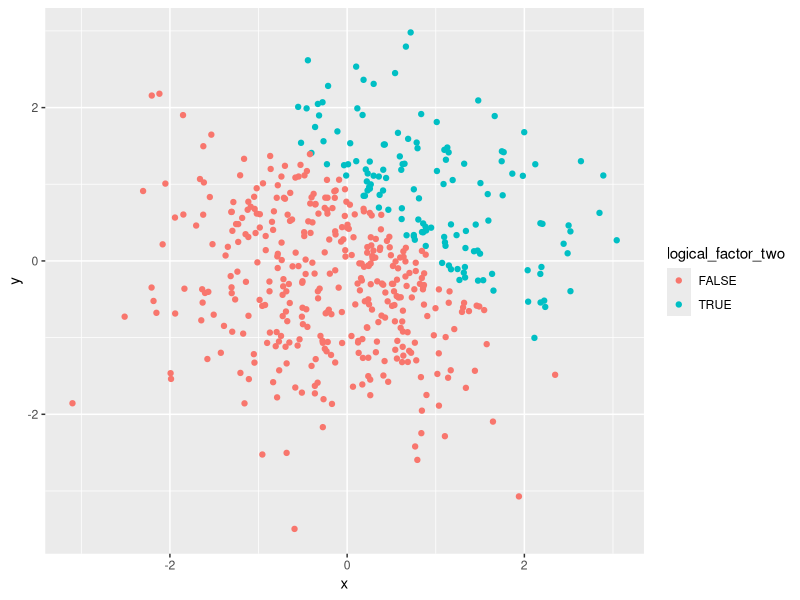
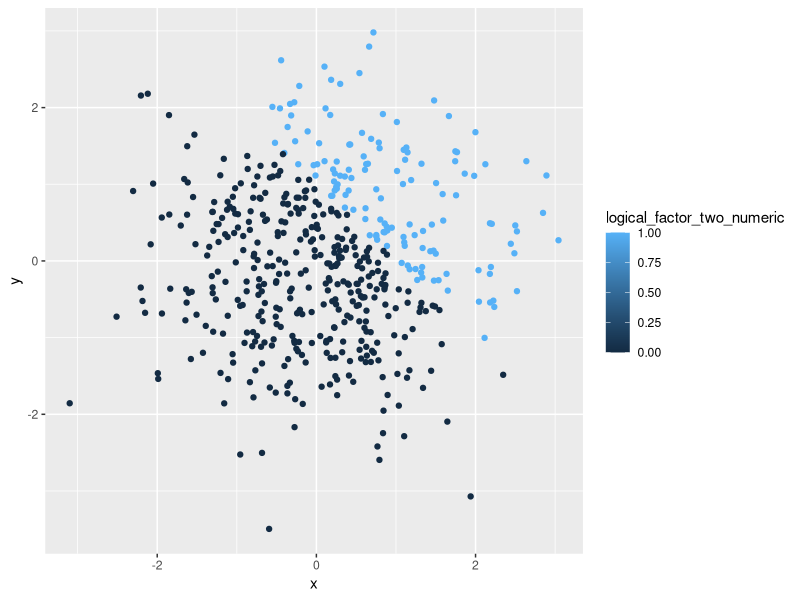
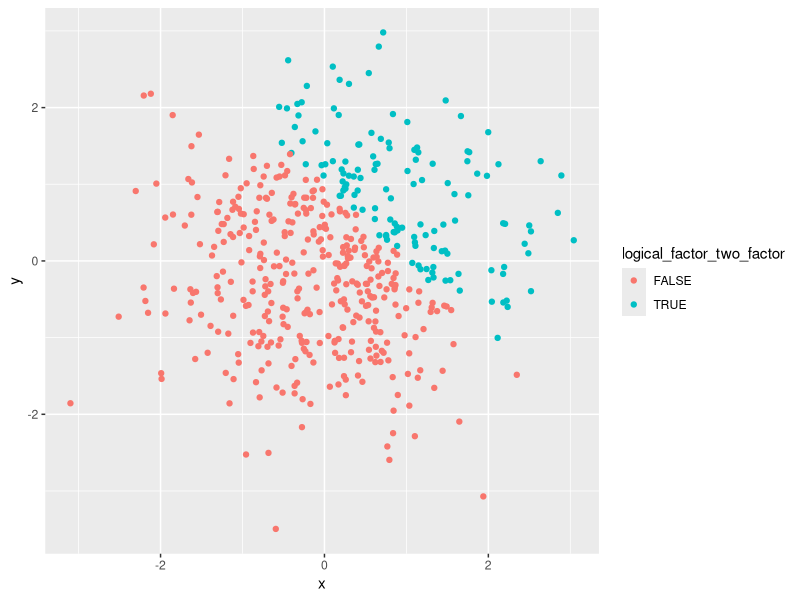
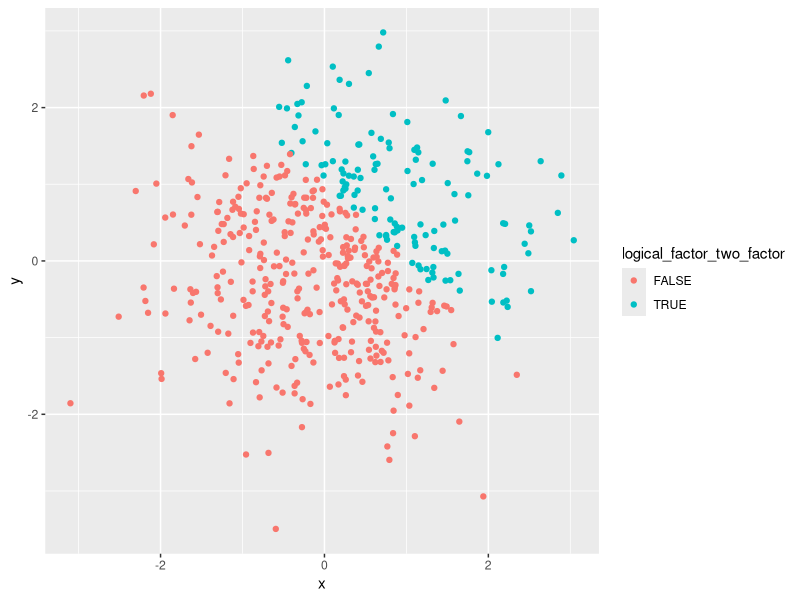

The R source for these figures, in order:
## ---- chunk 1
## load the tidyverse package
library(tidyverse)

## create data frame
df_one = tibble(
  ramdom_sample = rnorm(8),
  logical_vector = ramdom_sample > 0,
  character_vector = c(
  "CORONARY ARTERY DISEASE (CAD)",
  "STROKE",
  "LOWER RESPIRATORY INFECTIONS (LRI)",
  "CHRONIC OBSTRUCTIVE PULMONARY DISEASE (COPD)",
  "DIARRHEAL DISEASES",
  "HIV/AIDS",
  "RESPIRATORY CANCERS",
  "TUBERCULOSIS"
  ),
  factor_vector = factor(c(
  "severe",
  "moderate",
  "mild",
  "mild",
  "severe",
  "moderate",
  "moderate",
  "moderate"
  ))
)

## take the mean of each variable in the dataframe
ramdom_sample_mean = mean(pull(df_one, ramdom_sample))
logical_vector_mean = mean(pull(df_one, logical_vector))
character_vector_mean = mean(pull(df_one, character_vector))
factor_vector_mean = mean(pull(df_one, factor_vector))
## ---- chunk 2
## convert the logical vector to numeric, and multiply the random sample by the result
as.numeric(pull(df_one, logical_vector))
product_rs_lv_numeric = pull(df_one, logical_vector) * pull(df_one, ramdom_sample)
product_rs_lv_numeric

##convert the logical vector to a factor, and multiply the random sample by the result
as.factor(pull(df_one, logical_vector))
product_rs_lv_factor = pull(df_one, logical_vector) * pull(df_one, ramdom_sample)
product_rs_lv_factor

##convert the logical vector to a factor and then convert the result to numeric, and multiply the random sample by the result
as.factor(pull(df_one, logical_vector))
as.numeric(pull(df_one, logical_vector))
product_rs_lv_n_f = pull(df_one, logical_vector) * pull(df_one, ramdom_sample)
product_rs_lv_n_f
## ---- chunk 3
## load the tidyverse package
library(tidyverse)

## create data frame
df_two = tibble(
  x = rnorm(500),
  y = rnorm(500),
  logical_factor_two = x + y > 1
)

## change logical vector to numeric vector
logical_factor_two_numeric = as.numeric(pull(df_two, logical_factor_two))
logical_factor_two_numeric
## change logical vector to factor vector
logical_factor_two_factor = as.factor(pull(df_two, logical_factor_two))
logical_factor_two_factor
## ---- chunk 4
library(tidyverse)
## scatterplot using the logical variable, blue(green) means the sum of x and y exceeds 1
ggplot(df_two, aes(color = logical_factor_two, x = x, y = y)) + 
  geom_point()
## scatterplot using the numeric variable, blue means the sum of x and y exceeds 1
ggplot(df_two, aes(color = logical_factor_two_numeric, x = x, y = y)) + 
  geom_point()
## scatterplot using the factor variable, blue(green) means the sum of x and y exceeds 1
ggplot(df_two, aes(color = logical_factor_two_factor, x = x, y = y)) + 
  geom_point()

## Export the first scatterplot to the project directory
ggsave("df_two.png")
